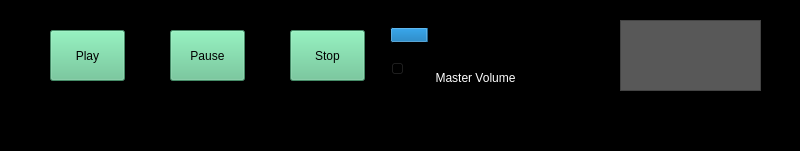
   <widget class="QFrame" name="Sound_frame">
    <property name="geometry">
     <rect>
      <x>0</x>
      <y>449</y>
      <width>800</width>
      <height>151</height>
     </rect>
    </property>
    <property name="palette">
     <palette>
      <active>
       <colorrole role="WindowText">
        <brush brushstyle="SolidPattern">
         <color alpha="255">
          <red>0</red>
          <green>0</green>
          <blue>0</blue>
         </color>
        </brush>
       </colorrole>
       <colorrole role="Button">
        <brush brushstyle="SolidPattern">
         <color alpha="255">
          <red>0</red>
          <green>0</green>
          <blue>0</blue>
         </color>
        </brush>
       </colorrole>
       <colorrole role="Light">
        <brush brushstyle="SolidPattern">
         <color alpha="255">
          <red>183</red>
          <green>255</green>
          <blue>233</blue>
         </color>
        </brush>
       </colorrole>
       <colorrole role="Midlight">
        <brush brushstyle="SolidPattern">
         <color alpha="255">
          <red>145</red>
          <green>227</green>
          <blue>202</blue>
         </color>
        </brush>
       </colorrole>
       <colorrole role="Dark">
        <brush brushstyle="SolidPattern">
         <color alpha="255">
          <red>54</red>
          <green>100</green>
          <blue>86</blue>
         </color>
        </brush>
       </colorrole>
       <colorrole role="Mid">
        <brush brushstyle="SolidPattern">
         <color alpha="255">
          <red>72</red>
          <green>133</green>
          <blue>115</blue>
         </color>
        </brush>
       </colorrole>
       <colorrole role="Text">
        <brush brushstyle="SolidPattern">
         <color alpha="255">
          <red>0</red>
          <green>0</green>
          <blue>0</blue>
         </color>
        </brush>
       </colorrole>
       <colorrole role="BrightText">
        <brush brushstyle="SolidPattern">
         <color alpha="255">
          <red>255</red>
          <green>255</green>
          <blue>255</blue>
         </color>
        </brush>
       </colorrole>
       <colorrole role="ButtonText">
        <brush brushstyle="SolidPattern">
         <color alpha="255">
          <red>0</red>
          <green>0</green>
          <blue>0</blue>
         </color>
        </brush>
       </colorrole>
       <colorrole role="Base">
        <brush brushstyle="SolidPattern">
         <color alpha="255">
          <red>0</red>
          <green>0</green>
          <blue>0</blue>
         </color>
        </brush>
       </colorrole>
       <colorrole role="Window">
        <brush brushstyle="SolidPattern">
         <color alpha="255">
          <red>0</red>
          <green>0</green>
          <blue>0</blue>
         </color>
        </brush>
       </colorrole>
       <colorrole role="Shadow">
        <brush brushstyle="SolidPattern">
         <color alpha="255">
          <red>0</red>
          <green>0</green>
          <blue>0</blue>
         </color>
        </brush>
       </colorrole>
       <colorrole role="AlternateBase">
        <brush brushstyle="SolidPattern">
         <color alpha="255">
          <red>181</red>
          <green>227</green>
          <blue>213</blue>
         </color>
        </brush>
       </colorrole>
       <colorrole role="ToolTipBase">
        <brush brushstyle="SolidPattern">
         <color alpha="255">
          <red>255</red>
          <green>255</green>
          <blue>220</blue>
         </color>
        </brush>
       </colorrole>
       <colorrole role="ToolTipText">
        <brush brushstyle="SolidPattern">
         <color alpha="255">
          <red>0</red>
          <green>0</green>
          <blue>0</blue>
         </color>
        </brush>
       </colorrole>
       <colorrole role="PlaceholderText">
        <brush brushstyle="SolidPattern">
         <color alpha="127">
          <red>0</red>
          <green>0</green>
          <blue>0</blue>
         </color>
        </brush>
       </colorrole>
       <colorrole role="Accent">
        <brush brushstyle="SolidPattern">
         <color alpha="255">
          <red>255</red>
          <green>255</green>
          <blue>255</blue>
         </color>
        </brush>
       </colorrole>
      </active>
      <inactive>
       <colorrole role="WindowText">
        <brush brushstyle="SolidPattern">
         <color alpha="255">
          <red>0</red>
          <green>0</green>
          <blue>0</blue>
         </color>
        </brush>
       </colorrole>
       <colorrole role="Button">
        <brush brushstyle="SolidPattern">
         <color alpha="255">
          <red>0</red>
          <green>0</green>
          <blue>0</blue>
         </color>
        </brush>
       </colorrole>
       <colorrole role="Light">
        <brush brushstyle="SolidPattern">
         <color alpha="255">
          <red>183</red>
          <green>255</green>
          <blue>233</blue>
         </color>
        </brush>
       </colorrole>
       <colorrole role="Midlight">
        <brush brushstyle="SolidPattern">
         <color alpha="255">
          <red>145</red>
          <green>227</green>
          <blue>202</blue>
         </color>
        </brush>
       </colorrole>
       <colorrole role="Dark">
        <brush brushstyle="SolidPattern">
         <color alpha="255">
          <red>54</red>
          <green>100</green>
          <blue>86</blue>
         </color>
        </brush>
       </colorrole>
       <colorrole role="Mid">
        <brush brushstyle="SolidPattern">
         <color alpha="255">
          <red>72</red>
          <green>133</green>
          <blue>115</blue>
         </color>
        </brush>
       </colorrole>
       <colorrole role="Text">
        <brush brushstyle="SolidPattern">
         <color alpha="255">
          <red>0</red>
          <green>0</green>
          <blue>0</blue>
         </color>
        </brush>
       </colorrole>
       <colorrole role="BrightText">
        <brush brushstyle="SolidPattern">
         <color alpha="255">
          <red>255</red>
          <green>255</green>
          <blue>255</blue>
         </color>
        </brush>
       </colorrole>
       <colorrole role="ButtonText">
        <brush brushstyle="SolidPattern">
         <color alpha="255">
          <red>0</red>
          <green>0</green>
          <blue>0</blue>
         </color>
        </brush>
       </colorrole>
       <colorrole role="Base">
        <brush brushstyle="SolidPattern">
         <color alpha="255">
          <red>0</red>
          <green>0</green>
          <blue>0</blue>
         </color>
        </brush>
       </colorrole>
       <colorrole role="Window">
        <brush brushstyle="SolidPattern">
         <color alpha="255">
          <red>0</red>
          <green>0</green>
          <blue>0</blue>
         </color>
        </brush>
       </colorrole>
       <colorrole role="Shadow">
        <brush brushstyle="SolidPattern">
         <color alpha="255">
          <red>0</red>
          <green>0</green>
          <blue>0</blue>
         </color>
        </brush>
       </colorrole>
       <colorrole role="AlternateBase">
        <brush brushstyle="SolidPattern">
         <color alpha="255">
          <red>181</red>
          <green>227</green>
          <blue>213</blue>
         </color>
        </brush>
       </colorrole>
       <colorrole role="ToolTipBase">
        <brush brushstyle="SolidPattern">
         <color alpha="255">
          <red>255</red>
          <green>255</green>
          <blue>220</blue>
         </color>
        </brush>
       </colorrole>
       <colorrole role="ToolTipText">
        <brush brushstyle="SolidPattern">
         <color alpha="255">
          <red>0</red>
          <green>0</green>
          <blue>0</blue>
         </color>
        </brush>
       </colorrole>
       <colorrole role="PlaceholderText">
        <brush brushstyle="SolidPattern">
         <color alpha="127">
          <red>0</red>
          <green>0</green>
          <blue>0</blue>
         </color>
        </brush>
       </colorrole>
       <colorrole role="Accent">
        <brush brushstyle="SolidPattern">
         <color alpha="255">
          <red>255</red>
          <green>255</green>
          <blue>255</blue>
         </color>
        </brush>
       </colorrole>
      </inactive>
      <disabled>
       <colorrole role="WindowText">
        <brush brushstyle="SolidPattern">
         <color alpha="255">
          <red>54</red>
          <green>100</green>
          <blue>86</blue>
         </color>
        </brush>
       </colorrole>
       <colorrole role="Button">
        <brush brushstyle="SolidPattern">
         <color alpha="255">
          <red>0</red>
          <green>0</green>
          <blue>0</blue>
         </color>
        </brush>
       </colorrole>
       <colorrole role="Light">
        <brush brushstyle="SolidPattern">
         <color alpha="255">
          <red>183</red>
          <green>255</green>
          <blue>233</blue>
         </color>
        </brush>
       </colorrole>
       <colorrole role="Midlight">
        <brush brushstyle="SolidPattern">
         <color alpha="255">
          <red>145</red>
          <green>227</green>
          <blue>202</blue>
         </color>
        </brush>
       </colorrole>
       <colorrole role="Dark">
        <brush brushstyle="SolidPattern">
         <color alpha="255">
          <red>54</red>
          <green>100</green>
          <blue>86</blue>
         </color>
        </brush>
       </colorrole>
       <colorrole role="Mid">
        <brush brushstyle="SolidPattern">
         <color alpha="255">
          <red>72</red>
          <green>133</green>
          <blue>115</blue>
         </color>
        </brush>
       </colorrole>
       <colorrole role="Text">
        <brush brushstyle="SolidPattern">
         <color alpha="255">
          <red>54</red>
          <green>100</green>
          <blue>86</blue>
         </color>
        </brush>
       </colorrole>
       <colorrole role="BrightText">
        <brush brushstyle="SolidPattern">
         <color alpha="255">
          <red>255</red>
          <green>255</green>
          <blue>255</blue>
         </color>
        </brush>
       </colorrole>
       <colorrole role="ButtonText">
        <brush brushstyle="SolidPattern">
         <color alpha="255">
          <red>54</red>
          <green>100</green>
          <blue>86</blue>
         </color>
        </brush>
       </colorrole>
       <colorrole role="Base">
        <brush brushstyle="SolidPattern">
         <color alpha="255">
          <red>0</red>
          <green>0</green>
          <blue>0</blue>
         </color>
        </brush>
       </colorrole>
       <colorrole role="Window">
        <brush brushstyle="SolidPattern">
         <color alpha="255">
          <red>0</red>
          <green>0</green>
          <blue>0</blue>
         </color>
        </brush>
       </colorrole>
       <colorrole role="Shadow">
        <brush brushstyle="SolidPattern">
         <color alpha="255">
          <red>0</red>
          <green>0</green>
          <blue>0</blue>
         </color>
        </brush>
       </colorrole>
       <colorrole role="AlternateBase">
        <brush brushstyle="SolidPattern">
         <color alpha="255">
          <red>108</red>
          <green>200</green>
          <blue>172</blue>
         </color>
        </brush>
       </colorrole>
       <colorrole role="ToolTipBase">
        <brush brushstyle="SolidPattern">
         <color alpha="255">
          <red>255</red>
          <green>255</green>
          <blue>220</blue>
         </color>
        </brush>
       </colorrole>
       <colorrole role="ToolTipText">
        <brush brushstyle="SolidPattern">
         <color alpha="255">
          <red>0</red>
          <green>0</green>
          <blue>0</blue>
         </color>
        </brush>
       </colorrole>
       <colorrole role="PlaceholderText">
        <brush brushstyle="SolidPattern">
         <color alpha="127">
          <red>54</red>
          <green>100</green>
          <blue>86</blue>
         </color>
        </brush>
       </colorrole>
       <colorrole role="Accent">
        <brush brushstyle="SolidPattern">
         <color alpha="255">
          <red>143</red>
          <green>255</green>
          <blue>221</blue>
         </color>
        </brush>
       </colorrole>
      </disabled>
     </palette>
    </property>
    <property name="styleSheet">
     <string notr="true">background-color:rgb(0,0,0)</string>
    </property>
    <property name="frameShape">
     <enum>QFrame::StyledPanel</enum>
    </property>
    <property name="frameShadow">
     <enum>QFrame::Raised</enum>
    </property>
    <widget class="QPushButton" name="pauseButton">
     <property name="geometry">
      <rect>
       <x>170</x>
       <y>30</y>
       <width>75</width>
       <height>51</height>
      </rect>
     </property>
     <property name="styleSheet">
      <string notr="true">background-color:rgb(97, 195, 144)</string>
     </property>
     <property name="text">
      <string>Pause</string>
     </property>
     <property name="icon">
      <iconset theme="face-smile"/>
     </property>
    </widget>
    <widget class="QPushButton" name="stopButton">
     <property name="geometry">
      <rect>
       <x>290</x>
       <y>30</y>
       <width>75</width>
       <height>51</height>
      </rect>
     </property>
     <property name="styleSheet">
      <string notr="true">background-color:rgb(97, 195, 144)</string>
     </property>
     <property name="text">
      <string>Stop</string>
     </property>
    </widget>
    <widget class="QPushButton" name="playButton">
     <property name="geometry">
      <rect>
       <x>50</x>
       <y>30</y>
       <width>75</width>
       <height>51</height>
      </rect>
     </property>
     <property name="styleSheet">
      <string notr="true">background-color:rgb(97, 195, 144)</string>
     </property>
     <property name="text">
      <string>Play</string>
     </property>
    </widget>
    <widget class="QSlider" name="horizontalSlider">
     <property name="geometry">
      <rect>
       <x>390</x>
       <y>60</y>
       <width>160</width>
       <height>18</height>
      </rect>
     </property>
     <property name="orientation">
      <enum>Qt::Horizontal</enum>
     </property>
    </widget>
    <widget class="QLabel" name="label">
     <property name="geometry">
      <rect>
       <x>430</x>
       <y>70</y>
       <width>91</width>
       <height>16</height>
      </rect>
     </property>
     <property name="palette">
      <palette>
       <active>
        <colorrole role="WindowText">
         <brush brushstyle="SolidPattern">
          <color alpha="255">
           <red>255</red>
           <green>255</green>
           <blue>255</blue>
          </color>
         </brush>
        </colorrole>
        <colorrole role="Button">
         <brush brushstyle="SolidPattern">
          <color alpha="255">
           <red>0</red>
           <green>0</green>
           <blue>0</blue>
          </color>
         </brush>
        </colorrole>
        <colorrole role="Text">
         <brush brushstyle="SolidPattern">
          <color alpha="255">
           <red>255</red>
           <green>255</green>
           <blue>255</blue>
          </color>
         </brush>
        </colorrole>
        <colorrole role="ButtonText">
         <brush brushstyle="SolidPattern">
          <color alpha="255">
           <red>255</red>
           <green>255</green>
           <blue>255</blue>
          </color>
         </brush>
        </colorrole>
        <colorrole role="Base">
         <brush brushstyle="SolidPattern">
          <color alpha="255">
           <red>0</red>
           <green>0</green>
           <blue>0</blue>
          </color>
         </brush>
        </colorrole>
        <colorrole role="Window">
         <brush brushstyle="SolidPattern">
          <color alpha="255">
           <red>0</red>
           <green>0</green>
           <blue>0</blue>
          </color>
         </brush>
        </colorrole>
       </active>
       <inactive>
        <colorrole role="WindowText">
         <brush brushstyle="SolidPattern">
          <color alpha="255">
           <red>255</red>
           <green>255</green>
           <blue>255</blue>
          </color>
         </brush>
        </colorrole>
        <colorrole role="Button">
         <brush brushstyle="SolidPattern">
          <color alpha="255">
           <red>0</red>
           <green>0</green>
           <blue>0</blue>
          </color>
         </brush>
        </colorrole>
        <colorrole role="Text">
         <brush brushstyle="SolidPattern">
          <color alpha="255">
           <red>255</red>
           <green>255</green>
           <blue>255</blue>
          </color>
         </brush>
        </colorrole>
        <colorrole role="ButtonText">
         <brush brushstyle="SolidPattern">
          <color alpha="255">
           <red>255</red>
           <green>255</green>
           <blue>255</blue>
          </color>
         </brush>
        </colorrole>
        <colorrole role="Base">
         <brush brushstyle="SolidPattern">
          <color alpha="255">
           <red>0</red>
           <green>0</green>
           <blue>0</blue>
          </color>
         </brush>
        </colorrole>
        <colorrole role="Window">
         <brush brushstyle="SolidPattern">
          <color alpha="255">
           <red>0</red>
           <green>0</green>
           <blue>0</blue>
          </color>
         </brush>
        </colorrole>
       </inactive>
       <disabled>
        <colorrole role="Button">
         <brush brushstyle="SolidPattern">
          <color alpha="255">
           <red>0</red>
           <green>0</green>
           <blue>0</blue>
          </color>
         </brush>
        </colorrole>
        <colorrole role="Base">
         <brush brushstyle="SolidPattern">
          <color alpha="255">
           <red>0</red>
           <green>0</green>
           <blue>0</blue>
          </color>
         </brush>
        </colorrole>
        <colorrole role="Window">
         <brush brushstyle="SolidPattern">
          <color alpha="255">
           <red>0</red>
           <green>0</green>
           <blue>0</blue>
          </color>
         </brush>
        </colorrole>
       </disabled>
      </palette>
     </property>
     <property name="styleSheet">
      <string notr="true"/>
     </property>
     <property name="text">
      <string>Master Volume</string>
     </property>
     <property name="textFormat">
      <enum>Qt::PlainText</enum>
     </property>
     <property name="alignment">
      <set>Qt::AlignCenter</set>
     </property>
    </widget>
    <widget class="QListWidget" name="listWidget">
     <property name="geometry">
      <rect>
       <x>620</x>
       <y>20</y>
       <width>141</width>
       <height>71</height>
      </rect>
     </property>
     <property name="styleSheet">
      <string notr="true">background-color:rgb(88, 88, 88)</string>
     </property>
    </widget>
    <widget class="QProgressBar" name="progressBar">
     <property name="geometry">
      <rect>
       <x>390</x>
       <y>27</y>
       <width>160</width>
       <height>16</height>
      </rect>
     </property>
     <property name="value">
      <number>24</number>
     </property>
    </widget>
   </widget>
